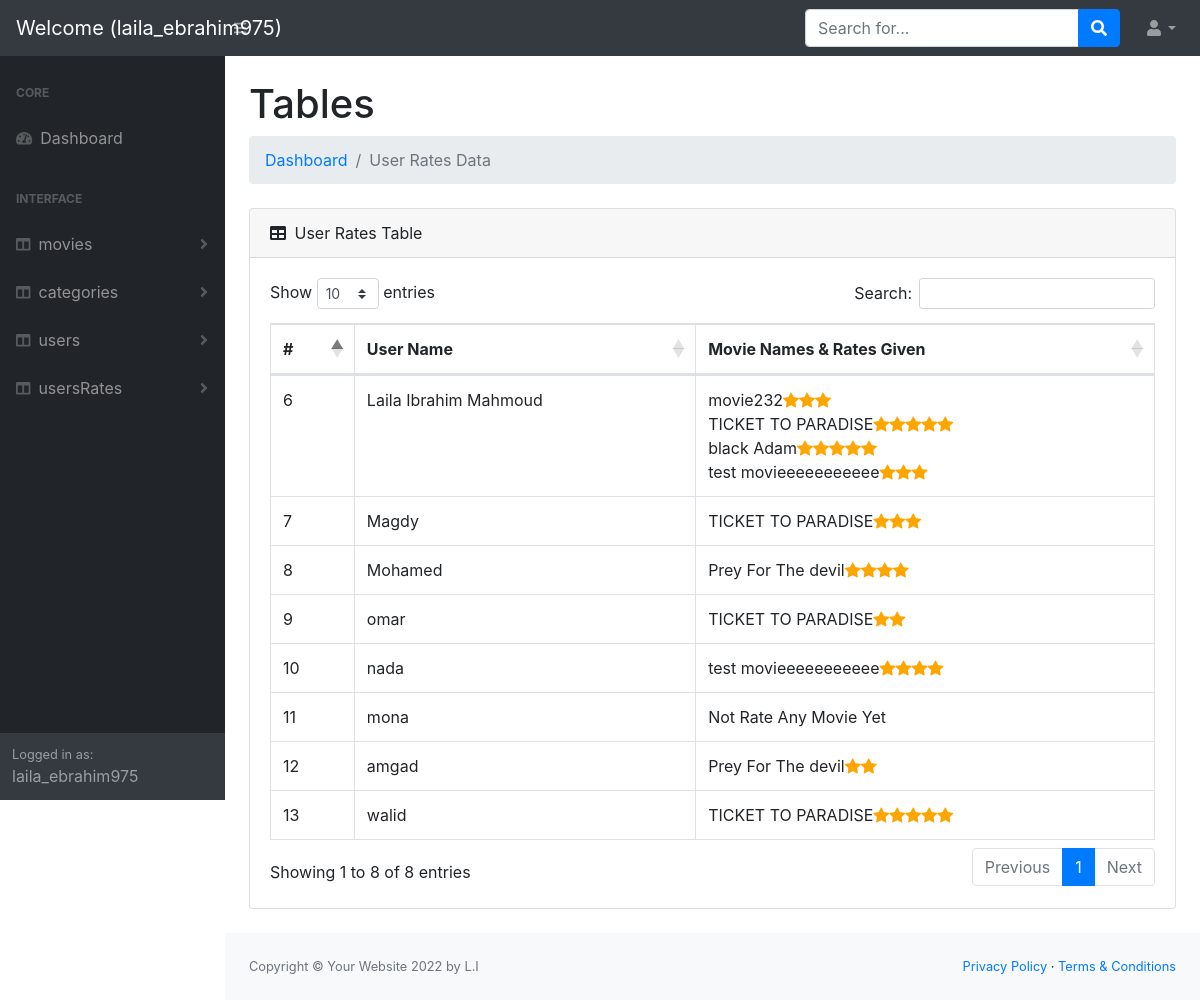
Screenshot of /usersRates/index.php (signed in) with the database file from the repository.
### tables this page shows
CREATE TABLE `users` (
  `id` int(11) NOT NULL,
  `name` varchar(50) NOT NULL,
  `email` varchar(50) NOT NULL,
  `birthDate` date NOT NULL
);

CREATE TABLE `rates` (
  `id` int(11) NOT NULL,
  `user_id` int(11) NOT NULL,
  `movie_id` int(11) NOT NULL,
  `rate` int(11) NOT NULL
);

CREATE TABLE `movies` (
  `id` int(11) NOT NULL,
  `title` varchar(50) NOT NULL,
  `description` text NOT NULL,
  `rate` int(11) DEFAULT 0,
  `image` varchar(50) NOT NULL,
  `category_id` int(11) NOT NULL
);

### helpers/functions.php (called while the page is built, shortened)
<?php
function url($dis)
{
    return   $txt = "http://" . $_SERVER['HTTP_HOST'] . "/BackEndApp/" . $dis;
}

### usersRates/index.php (the view, shortened to what this page needs)
<?php
include '../helpers/functions.php';
include '../helpers/dbconnection.php';
$sqlUser="SELECT * FROM `users`";
$opUser=mysqli_query($conn,$sqlUser);
include '../header.php';
?>
<body class="sb-nav-fixed">
    <?php
    include '../nav.php';
    ?>
    <div id="layoutSidenav">
        <?php
        include '../sidNave.php';
        ?>
        <div id="layoutSidenav_content">
            <main>
                <div class="container-fluid">
                    <h1 class="mt-4">Tables</h1>
                    <ol class="breadcrumb mb-4">
                        <?php
                        if (isset($_SESSION['errors'])) {
                            foreach ($_SESSION['errors'] as $key =>  $value) {
                                echo '* ' . $key . ' : ' . $value . '<br>';
                            }
                            unset($_SESSION['errors']);
                        } else {
                        ?>
                            <li class="breadcrumb-item"><a href="<?php echo  url('index.php'); ?>">Dashboard</a></li>
                            <li class="breadcrumb-item active">User Rates Data</li>
                        <?php } ?>
                    </ol>
                    <div class="card mb-4">
                        <div class="card-header">
                            <i class="fas fa-table mr-1"></i>
                             User Rates Table
                        </div>
                        <div class="card-body">
                            <div class="table-responsive">
                                <table class="table table-bordered" id="dataTable" width="100%" cellspacing="0">
                                    <thead>
                                        <tr>
                                            <th>#</th>
                                            <th>User Name </th>
                                            <th>Movie Names & Rates Given</th>
                                        </tr>
                                    </thead>
                                    <tbody>
                                        <?php
                                            while($UsersData=mysqli_fetch_assoc($opUser)){
                                        ?>
                                            <tr>
                                                <td><?php echo $UsersData['id'];?></td>
                                                <td><?php echo $UsersData['name']; ?></td>
                                                <td><?php
                                                $sqlMovieRate="SELECT `title`,`rates`.`rate` as `Rate` FROM `movies` JOIN `rates` ON `movies`.`id`=`rates`.`movie_id` WHERE `rates`.`user_id`=".$UsersData['id'];
                                                $opMovieRate=mysqli_query($conn,$sqlMovieRate);
                                                  if (mysqli_num_rows($opMovieRate)>0) {
                                                        while ($result=mysqli_fetch_assoc($opMovieRate)) {
                                                                    echo $result['title'];
                                                                     while ($result['Rate']) {
                                                                          echo '<span style="color:orange"><i class="bi bi-star-fill"></i></span>';
                                                                          $result['Rate']= $result['Rate']-1;
                                                                     }
                                                                      echo '<br>';
                                                         }
                                                   }else{
                                                        echo 'Not Rate Any Movie Yet';
                                                        }
                                                ?></td>
                                            </tr>
                                        <?php } ?>
                                    </tbody>
                                </table>
                            </div>
                        </div>
                    </div>
                </div>
            </main>
            <?php
            include '../footer.php';
            ?>

### rows the page displays
users: id "6", name "Laila Ibrahim Mahmoud"
rates: movie.title "movie232", rate 3 (drawn)
rates: movie.title "TICKET TO PARADISE", rate 5 (drawn)
rates: movie.title "black Adam", rate 5 (drawn)
rates: movie.title "test movieeeeeeeeeee", rate 3 (drawn)
users: id "7", name "Magdy"
rates: movie.title "TICKET TO PARADISE", rate 3 (drawn)
users: id "8", name "Mohamed"
rates: movie.title "Prey For The devil", rate 4 (drawn)
users: id "9", name "omar"
rates: movie.title "TICKET TO PARADISE", rate 2 (drawn)
users: id "10", name "nada"
rates: movie.title "test movieeeeeeeeeee", rate 4 (drawn)
users: id "11", name "mona", shows "Not Rate Any Movie Yet"
users: id "12", name "amgad"
rates: movie.title "Prey For The devil", rate 2 (drawn)
users: id "13", name "walid"
rates: movie.title "TICKET TO PARADISE", rate 5 (drawn)

### other values shown
$username['0'] "laila_ebrahim975"
$data "movies"
$data "categories"
$data "users"
$data "usersRates"
